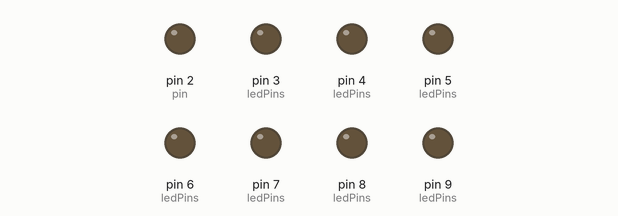
This sketch was run on a simulated Arduino Uno, built with avr-gcc and run on an emulated ATmega328P. On the bench: output pins drawn as LEDs (lit = HIGH).

Above: at 0.1 s.
At 4.9 s:
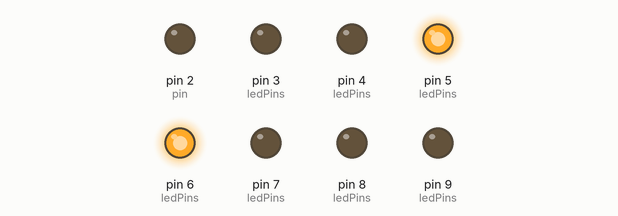
At 9.9 s:
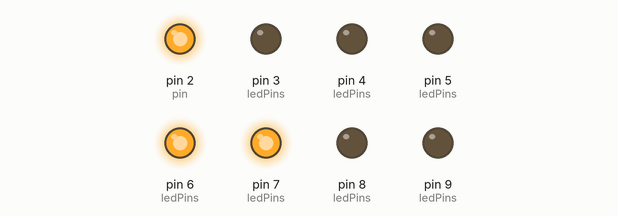
At 19.9 s:
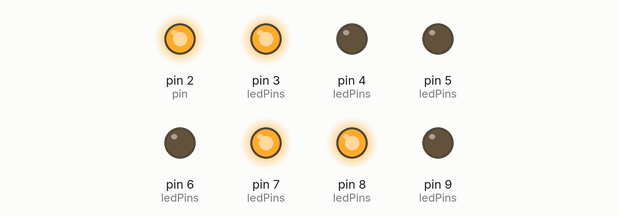
At 29.71 s:
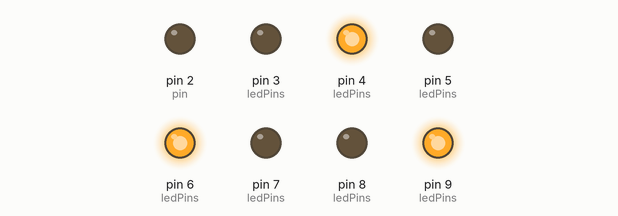
At 39.71 s:
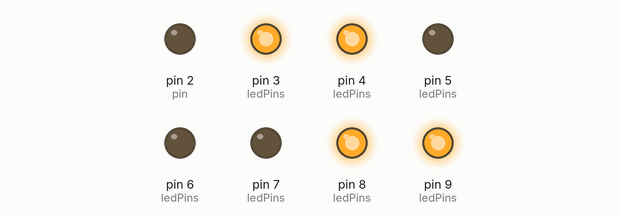
Timing chart, 0 to 40.0 s (numbered marks = the images above):
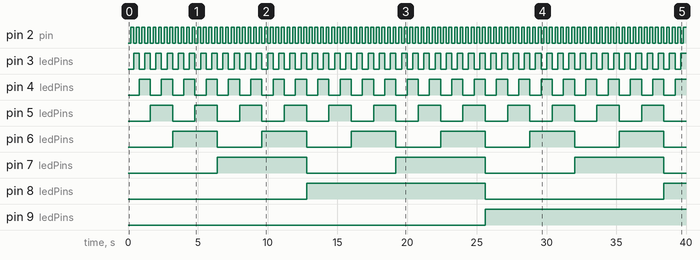

The sketch:

eight_leds_binary.ino
```cpp
const int ledPins[8] = {2,3,4,5,6,7,8,9};
int del = 100;

void setup() {
 for(auto x : ledPins) pinMode(x, OUTPUT);
}

void loop() {
  for(int i = 0; i < 256; i++){
    for(auto x : ledPins) digitalWrite(x, LOW);
    int val = i;
    int onoff;
    int pin = 2;
    while(val > 0){
      onoff = val % 2;
      val /= 2;
      digitalWrite(pin, onoff);
      pin++;
    }
    delay(200);
  }
}
```

Measured:
- by itself, pin 2 (pin): alternates HIGH for 0.20 s and LOW for 0.20 s
- by itself, pin 3 (ledPins): alternates HIGH for 0.40 s and LOW for 0.40 s
- by itself, pin 4 (ledPins): alternates HIGH for 0.80 s and LOW for 0.80 s
- by itself, pin 5 (ledPins): alternates HIGH for 1.6 s and LOW for 1.6 s
- by itself, pin 6 (ledPins): alternates HIGH for 3.2 s and LOW for 3.2 s
- by itself, pin 7 (ledPins): alternates HIGH for 6.4 s and LOW for 6.4 s
- by itself, pin 8 (ledPins): LOW → HIGH at 12.8 s, → LOW 12.8 s later, → HIGH 12.8 s later
- by itself, pin 9 (ledPins): LOW → HIGH at 25.6 s
